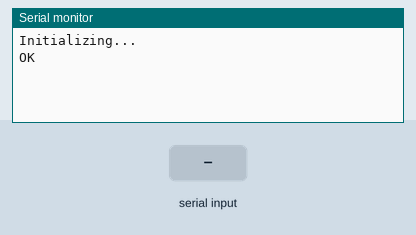
Recording of a sketch running on a simulated ESP32. Parts: the last lines printed to the serial monitor. The test bench sets the inputs (shaded band). The modem accepts every AT command (registered, SIM ready, sends succeed) and sends nothing else.

Above: at 3.3 s.
3.4 s: "1" received over the second serial link
At 5.2 s:
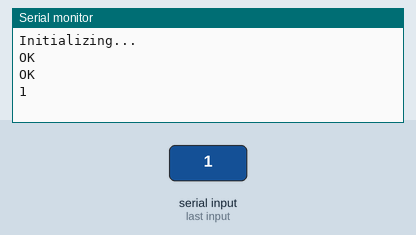
7.0 s: "0" received over the second serial link
At 7.7 s:
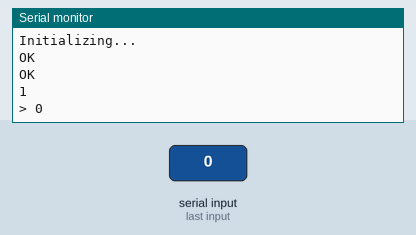

The sketch:

esp32_gsm800l.ino
```cpp
//#include <SoftwareSerial.h>
//
////Create software serial object to communicate with SIM900
//SoftwareSerial mySerial(7, 8); //SIM900 Tx & Rx is connected to Arduino #7 & #8
#include <HardwareSerial.h>

HardwareSerial gsmSerial ( 1 );

void setup()
{
  //Begin serial communication with Arduino and Arduino IDE (Serial Monitor)
  Serial.begin(9600);
  gsmSerial.begin ( 115200, SERIAL_8N1, 14, 12 );//14 is rx 12 in tx
  //Begin serial communication with Arduino and SIM900
//  Serial1.begin(115200);

  Serial.println("Initializing...");
  delay(1000);

  gsmSerial.println("AT"); //Handshaking with SIM900
  updateSerial();

  gsmSerial.println("AT+CMGF=1"); // Configuring TEXT mode
  updateSerial();
  gsmSerial.println("AT+CMGS=\"+919483088337\"");//change ZZ with country code and xxxxxxxxxxx with phone number to sms
  updateSerial();
  gsmSerial.print("Last Minute Engineers | lastminuteengineers.com"); //text content
  updateSerial();
  gsmSerial.write(26);
  delay(1000);
  // Call to the specific number
  gsmSerial.print("ATD+919483088337"); // Replace with the desired phone number
  delay(20000); // Wait for 20 seconds...
  gsmSerial.println("ATH"); // Hang up
  delay(100);
}

void loop()
{
  updateSerial();
}

void updateSerial()
{
  delay(500);
  while (Serial.available())
  {
    gsmSerial.write(Serial.read()); // Forward what Serial received to Software Serial Port
  }
  delay(1000);
  while(gsmSerial.available())
  {
    Serial.write(gsmSerial.read()); // Forward what Software Serial received to Serial Port
  }
}
```

Measured:
- after the input at 3.4 s, the serial monitor: prints a new line after 0.60 s (image 1)
- after the input at 7.0 s, the serial monitor: prints a new line at once (image 2)
